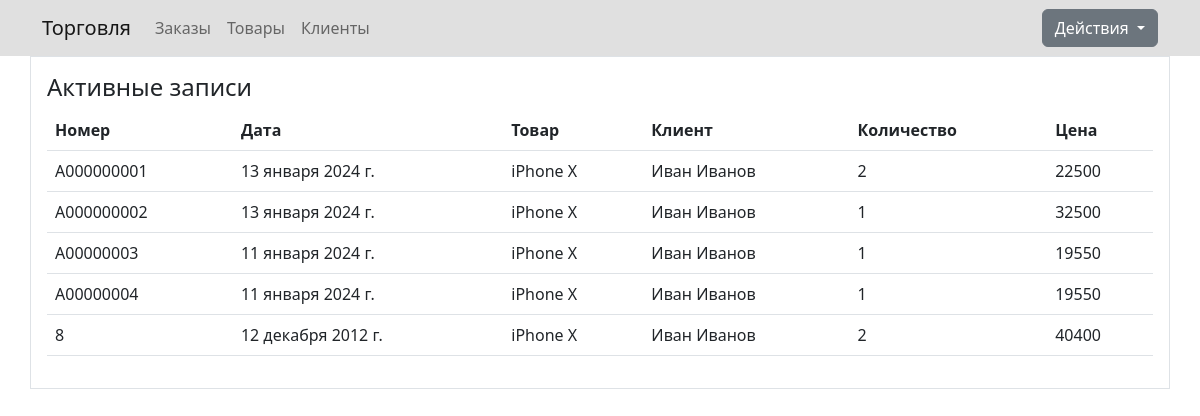
The page / on the database its author committed.
### myapp/models.py (models this page shows, shortened)
class Orders(models.Model):
    order_number = models.CharField('Номер', max_length=10)
    order_date = models.DateField('Дата заказа')
    prod = models.ForeignKey('Products', on_delete=models.PROTECT, null=True)
    cust = models.ForeignKey('Customers', on_delete=models.PROTECT, null=True)
    quantity = models.IntegerField('Количество', default=0)
    price = models.IntegerField('Цена', default=0)
    class Meta:
        verbose_name = 'Заказ'
        verbose_name_plural = 'Заказы'

class Products(models.Model):
    title = models.CharField('Название', max_length=100)
    def __str__(self):
        return self.title
    class Meta:
        verbose_name = 'Товар'
        verbose_name_plural = 'Товары'

class Customers(models.Model):
    name = models.CharField('Имя', max_length=60)
    surname = models.CharField('Фамилия', max_length=60)
    phone = models.CharField('Телефон', max_length=12)
    email = models.CharField('Почта', max_length=100)
    def __str__(self):
        return f'{self.name} {self.surname}'
    class Meta:
        verbose_name = 'Клиент'
        verbose_name_plural = 'Клиенты'

### myapp/views.py (the view)
# urls.py: path('', views.index, name='home'),
def index(request):
    orders_all = Orders.objects.all()
    return render(request, 'myapp/index.html', {'orders_all': orders_all})

### myapp/templates/myapp/index.html (shortened to what this page needs)
{% extends 'myapp/base.html' %}
{% block content %}
<div class="container p-3 border">
    <h4>Активные записи</h4>
    {% if orders_all %}
    <table class="table table-hover">
    <thead>
      <tr>
        <th>Номер</th>
        <th>Дата</th>
        <th>Товар</th>
        <th>Клиент</th>
        <th>Количество</th>
        <th>Цена</th>
      </tr>
    </thead>
        <tbody>
        {% for elem in orders_all %}
            <tr>
                <td>{{ elem.order_number }}</td>
                <td>{{ elem.order_date }}</td>
                <td>{{ elem.prod }}</td>
                <td>{{ elem.cust }}</td>
                <td>{{ elem.quantity }}</td>
                <td>{{ elem.price }}</td>
            </tr>
        {% endfor %}
        </tbody>
    </table>
    {% else %}
        <p>У нас нет записей</p>
    {% endif %}
</div>
{% endblock %}

### myapp/templates/myapp/base.html (shortened to what this page needs)
{% load static %}
<!doctype html>
<html lang="ru">
<head>
    <link rel="stylesheet" href="https://cdn.jsdelivr.net/npm/bootstrap@5.2.3/dist/css/bootstrap.min.css">
</head>
    <nav class="navbar navbar-expand-lg navbar-light p-2" style="background-color: #E0E0E0;">
        <div class="container">
        <a class="navbar-brand" href="/">Торговля</a>
        <div class="collapse navbar-collapse" id="navbarNav">
            <ul class="navbar-nav">
                <li class="nav-item active">
                    <a class="nav-link" href="/">Заказы</a></li>
                <li class="nav-item">
                    <a class="nav-link" href="/products">Товары</a></li>
                <li class="nav-item">
                    <a class="nav-link" href="/customers">Клиенты</a></li>
            </ul>
        </div>
        <div class="dropdown">
            <button class="btn btn-secondary dropdown-toggle" type="button" id="dropdownMenuButton1"
                    data-bs-toggle="dropdown" aria-expanded="false">
                    Действия
            </button>
        </div>
        </div>
    </nav>
{% block content %}{% endblock %}
</body>
</html>

### rows shown on the page
Orders: order_number "A000000001", order_date "13 января 2024 г.", prod "iPhone X", cust "Иван Иванов", quantity "2", price "22500"
Orders: order_number "A000000002", order_date "13 января 2024 г.", prod "iPhone X", cust "Иван Иванов", quantity "1", price "32500"
Orders: order_number "A00000003", order_date "11 января 2024 г.", prod "iPhone X", cust "Иван Иванов", quantity "1", price "19550"
Orders: order_number "A00000004", order_date "11 января 2024 г.", prod "iPhone X", cust "Иван Иванов", quantity "1", price "19550"
Orders: order_number "8", order_date "12 декабря 2012 г.", prod "iPhone X", cust "Иван Иванов", quantity "2", price "40400"
